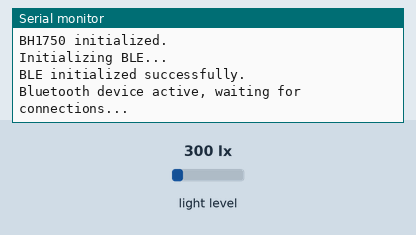
A sketch run on a simulated Arduino Nano 33 IoT. On the bench: the last lines printed to the serial monitor. The inputs (shaded band) are chosen by the test bench; at power-on: light level 300 lx. Nothing arrives over Bluetooth unless stated; a phone connects over Bluetooth LE 3 s after start.

Above: at 2.2 s.
2.3 s: light level set to 40 lx
At 4.8 s:
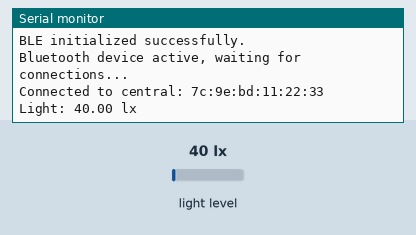
5.5 s: light level set to 500 lx
At 6.8 s:
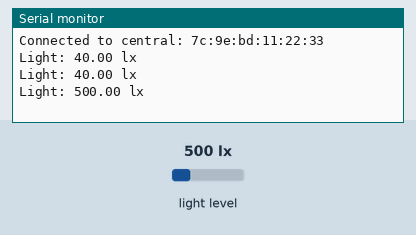

Measured:
- after the input at 2.3 s, the serial monitor: prints a new line after 1.7 s (image 1)
- after the input at 5.5 s, the serial monitor: prints a new line after 0.50 s (image 2)

The sketch:

Task8.1HD.ino
```cpp
#include <Wire.h>
#include <BH1750.h>
#include <ArduinoBLE.h>  // Bluetooth library for Nano 33 IoT

// Create BH1750 object
BH1750 lightMeter;

// Bluetooth characteristics
BLEService lightSensorService("12345678-1234-5678-1234-56789abcdef0");  // Custom service UUID
BLEIntCharacteristic luxCharacteristic("abcdef01-1234-5678-1234-56789abcdef1", BLERead | BLENotify);  // Characteristic UUID for light intensity

void setup() {
  // Start Serial Monitor
  Serial.begin(9600);
  delay(1000);  // Give some time for Serial Monitor to start
  Serial.println("Starting Setup...");

  // Initialize I2C communication
  Serial.println("Initializing BH1750 sensor...");
  Wire.begin();

  if (!lightMeter.begin(BH1750::CONTINUOUS_HIGH_RES_MODE)) {
    Serial.println("Error initializing BH1750!");
    while (1);
  }
  Serial.println("BH1750 initialized.");

  // Initialize BLE
  Serial.println("Initializing BLE...");
  if (!BLE.begin()) {
    Serial.println("Starting Bluetooth® failed!");
    while (1);
  }
  Serial.println("BLE initialized successfully.");

  // Set device name and advertise the service
  BLE.setLocalName("Nano33IOT_LightSensor");
  BLE.setAdvertisedService(lightSensorService);

  // Add characteristic to the service
  lightSensorService.addCharacteristic(luxCharacteristic);

  // Add service
  BLE.addService(lightSensorService);

  // Start advertising
  BLE.advertise();
  Serial.println("Bluetooth device active, waiting for connections...");
}

void loop() {
  // Poll for Bluetooth device
  BLEDevice central = BLE.central();

  // If a central device is connected
  if (central) {
    Serial.print("Connected to central: ");
    Serial.println(central.address());

    // While central device is still connected
    while (central.connected()) {
      // Read the BH1750 light sensor data
      float lux = lightMeter.readLightLevel();
      Serial.print("Light: ");
      Serial.print(lux);
      Serial.println(" lx");

      // Update the Bluetooth characteristic with the sensor data
      luxCharacteristic.writeValue((int)lux);

      // Small delay before reading again
      delay(1000);
    }

    Serial.println("Disconnected from central.");
  }

  // Small delay if no central is connected
  delay(500);
}
```
